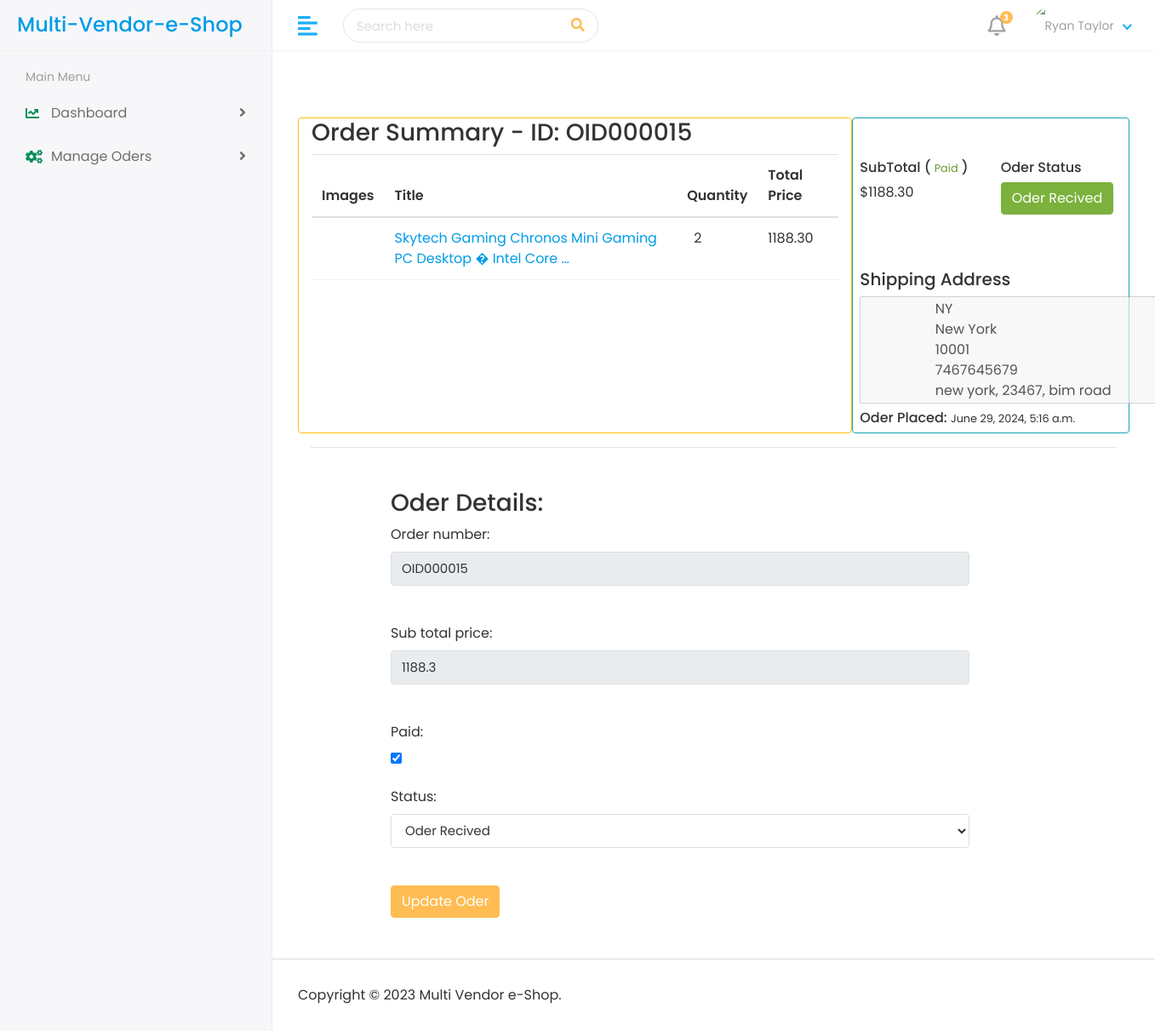
/admin-panel/placed-oder-item-list/15 (signed in), run on an earlier commit of the app's database.
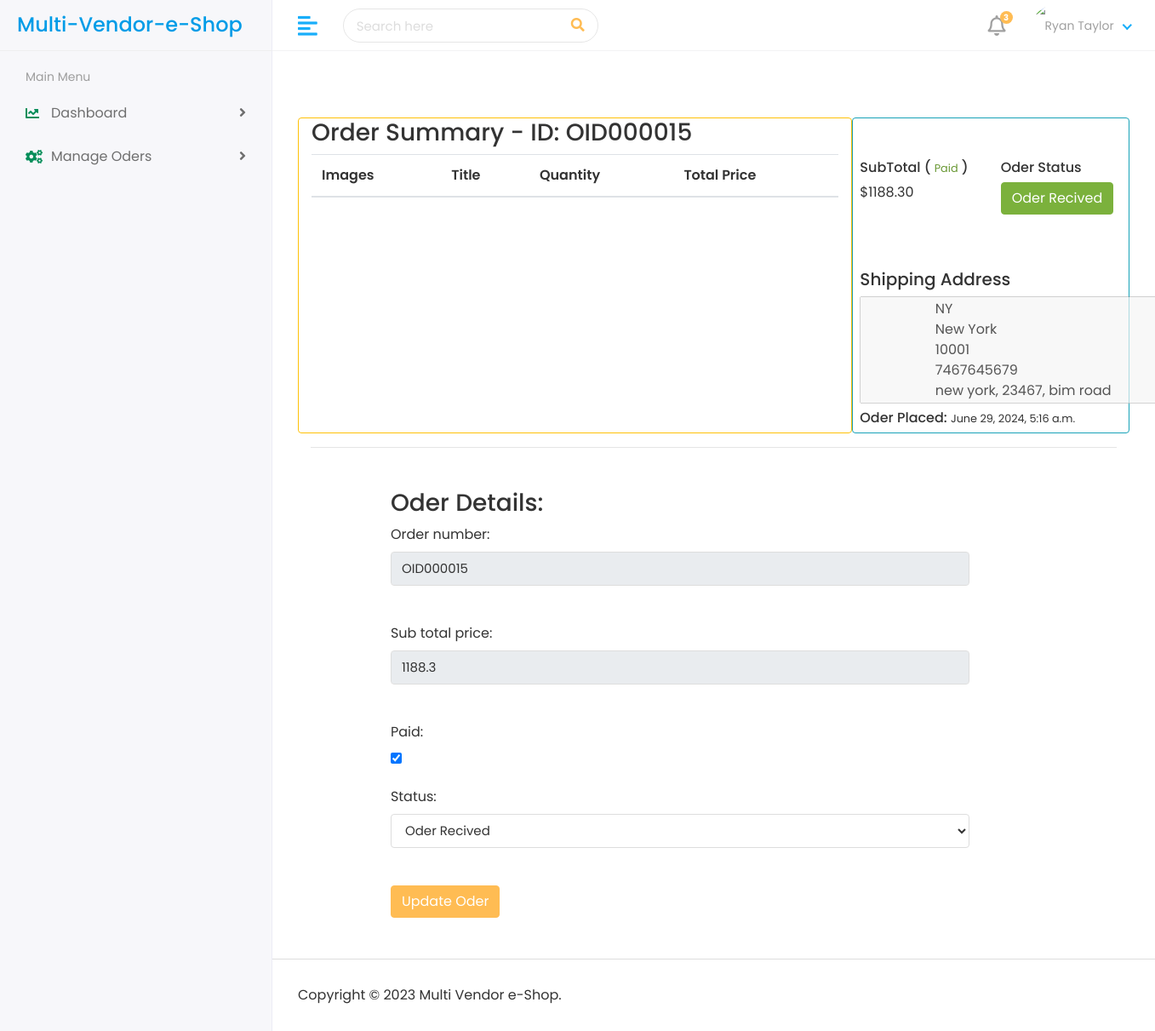
And on a later commit of the database.
### products/models.py (models this page shows, shortened)
class PlacedeOderItem(models.Model):
    placed_oder = models.ForeignKey(
        PlacedOder, on_delete=models.CASCADE, related_name="order_items"
    )
    product = models.ForeignKey(Product, on_delete=models.CASCADE)
    quantity = models.PositiveIntegerField(validators=[MinValueValidator(1)], default=1)
    total_price = models.FloatField(blank=True, null=True)

class Product(models.Model):
    from Vendors.models import VendorStore
    title = models.CharField(max_length=300)
    slug = models.SlugField(unique=True, blank=True, max_length=250)
    regular_price = models.PositiveIntegerField()
    stoc = models.PositiveIntegerField(default=10, verbose_name="Available in Stock")
    out_of_stoc = models.BooleanField(default=False)
    discounted_parcent = models.PositiveIntegerField()
    description = RichTextField(max_length=2000)
    modle = models.CharField(max_length=50)
    categories = models.ForeignKey(Categories, on_delete=models.DO_NOTHING)
    tag = models.CharField(max_length=50, help_text="Enter your tag coma separated")
    vendor_stores = models.ForeignKey(VendorStore, on_delete=models.CASCADE, null=True, blank=True)
    details_description = RichTextField(max_length=5000,
        help_text="Details product description display in the bottom of the product Page. It's help buyer to make deceion on your product")
    created_at = models.DateTimeField(auto_now_add=True)

class PlacedOder(models.Model):
    STATUS = [
        ("Oder Recived", "Oder Recived"),
        ("Oder Packed", "Oder Packed"),
        ("Oder OnTheWay", "Oder OnTheWay"),
        ("Oder Shipped", "Oder Shipped"),
    ]
    user = models.ForeignKey("accounts.CustomUser", on_delete=models.CASCADE)
    shipping_address = models.ForeignKey(
        CustomerAddress, on_delete=models.DO_NOTHING, related_name="shipping_address"
    )
    sub_total_price = models.FloatField(blank=True, null=True)
    status = models.CharField(max_length=50, choices=STATUS, default="Oder Recived")
    paid = models.BooleanField(default=False)
    placed_date = models.DateTimeField(auto_now_add=True)
    order_number = models.CharField(max_length=12, blank=True, null=True)

class CustomerAddress(models.Model):
    user = models.ForeignKey("accounts.CustomUser", on_delete=models.CASCADE)
    state = models.CharField(max_length=60)
    city = models.CharField(max_length=60)
    zip_code = models.PositiveIntegerField()
    street_address = models.CharField(max_length=250)
    mobile = models.PositiveIntegerField()
    is_billing = models.BooleanField(default=True)
    is_shipping = models.BooleanField(default=True)

### AdminPanel/views.py (the view)
# urls.py: path('admin-panel/placed-oder-item-list/<int:id>', views.show_placed_oder_item_list, name='show_placed_oder_item_list'),
@login_required(login_url='user_login')
def show_placed_oder_item_list(request, id):
    placed_oder = PlacedOder.objects.get(id=id)
    if request.method == 'POST':
        placed_oder_form = PlacedOderForm(request.POST, instance=placed_oder)
        if placed_oder_form.is_valid():
            placed_oder_form.save()
            messages.info(request, "Updated successfully")
    placed_oder_form = PlacedOderForm(instance=placed_oder)
    oder_item_list = PlacedeOderItem.objects.filter(placed_oder=placed_oder)
    if hasattr(placed_oder, 'redirect_adter_completion'):
        placed_oder.delete()
        return redirect('show_placed_oder_list')
    context ={
        "oder_item_list":oder_item_list,
        'placed_oder':placed_oder,
        'placed_oder_form':placed_oder_form,
        'order_number': placed_oder.order_number
    }
    return render(request,'admin-panel/placed-oder-item-details.html', context)

### AdminPanel/forms.py
class PlacedOderForm(forms.ModelForm):
    class Meta:
        model = PlacedOder
        fields = ['order_number','sub_total_price', 'paid', 'status']
        widgets = {
        'sub_total_price': forms.NumberInput(attrs={'class': 'form-control','readonly': 'readonly'}),
        'status': forms.Select(attrs={'class': 'form-control'}),
        'paid': forms.CheckboxInput(attrs={'class': ''}),
        'order_number': forms.TextInput(attrs={'class': 'form-control','readonly': 'readonly'}),
    }

### templates/admin-panel/placed-oder-item-details.html (shortened to what this page needs)
{% extends "admin-panel/admin-base.html" %}
{% block admin-body %}
<div class="container my-5">
    <div class="row">
        <div class="col-8 border rounded border-2 border-warning">
            <h3>Order Summary - ID: {{order_number}}</h3>
            <table class="table">
                <thead>
                <tr>
                    <th class="product-thumbnail">Images</th>
                    <th class="cart-product-name">Title</th>
                    <th class="product-quantity">Quantity</th>
                    <th class="product-subtotal">Total Price</th>
                </tr>
                </thead>
                <tbody>
                    {% for items in oder_item_list %}
                        <tr>
                            <td class="product-thumbnail"><a href="#"><img style="max-width: 80px; max-height: 110px;" src="{{items.product.productimage_set.first.image}}" alt=""></a></td>
                            <td class="product-name"><a href="#">{{ items.product.title|truncatewords:10 }}</a></td>
                            <td class="product-quantity">
                                <div class="d-inline-flex">
                                    <p class="mx-2 cart-quantity" id="product-quantity" >{{items.quantity}}</p>
                                </div>
                            </td>
                            <td class="product-subtotal"><p>{{items.total_price|floatformat:2}}</p></td>
                        </tr>
                {% endfor %}
                </tbody>
        </table>
        </div>
        <div class="col-4  border rounded border-2  border-info pl-2">
            <div class="row subtotal my-5">
                <div class="col-6">
                    <h6>SubTotal ( {% if placed_oder.paid %} <small class="fw-bold text-success"> Paid</small> {% else %}<small class="fw-bold text-danger"> Due </small> {% endif %} )</h6>
                    <p>${{placed_oder.sub_total_price|floatformat:2}}</p>
                </div>
                <div class="col-6">
                    <h6>Oder Status</h6>
                    <p class='btn btn-success'>{{placed_oder.status}}</p>
                </div>
            </div>
            <div class="shipping-address">
                <h5>Shipping Address</h5>
                <textarea name="" id="" cols="30" rows="5" disabled>
                    {{placed_oder.shipping_address.state}}
                    {{placed_oder.shipping_address.city}}
                    {{placed_oder.shipping_address.zip_code}}
                    {{placed_oder.shipping_address.mobile}}
                    {{placed_oder.shipping_address.street_address}}
                </textarea>
            </div>
            <div class="oder-placed-date">
                <h6>Oder Placed: <small>{{placed_oder.placed_date}}</small></h6>
            </div>
        </div>
    </div>
    <hr>
    <div class="col-sm-9 offset-sm-1 mb-5 mt-5">
        <div>
            <h3>Oder Details:</h3>
        </div>
        <form method="POST">
          {% for field in placed_oder_form %}
          <div class="form-group mt-1">
            {{ field.label_tag }} <br>
            {{ field }} <br>
          </div>
          {% endfor %}
          <button type="submit" class="btn btn-primary">Update Oder</button>
        </form>
      </div>
</div>
{% endblock admin-body %}

What changed in the data, as far as the page shows it:
removed PlacedeOderItem: product "Skytech Gaming Chronos Mini Gaming PC Desktop � Intel Core …", quantity "2", total_price "1188.30"
